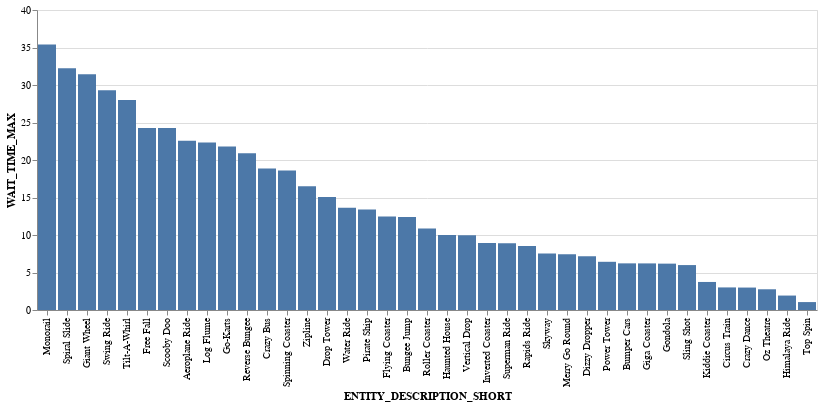

Notebook code cell kept with this figure:
### Code cell
import altair as alt

alt.Chart(to_plot).mark_bar().encode(
x=alt.X('ENTITY_DESCRIPTION_SHORT', sort=None),
y='WAIT_TIME_MAX',
)

### Figure 1 — Vega-Lite specification as saved in the notebook (floating-point values rounded to 4 significant figures)
{"config": {"view": {"continuousWidth": 400, "continuousHeight": 300}}, "data": {"name": "data-422c381bf6ed1080200bde41e6236697"}, "mark": "bar", "encoding": {"x": {"field": "ENTITY_DESCRIPTION_SHORT", "sort": null, "type": "nominal"}, "y": {"field": "WAIT_TIME_MAX", "type": "quantitative"}}, "$schema": "https://vega.github.io/schema/vega-lite/v4.17.0.json", "datasets": {"data-422c381bf6ed1080200bde41e6236697": [{"ENTITY_DESCRIPTION_SHORT": "Monorail", "WAIT_TIME_MAX": 35.39}, {"ENTITY_DESCRIPTION_SHORT": "Spiral Slide", "WAIT_TIME_MAX": 32.25}, {"ENTITY_DESCRIPTION_SHORT": "Giant Wheel", "WAIT_TIME_MAX": 31.42}, {"ENTITY_DESCRIPTION_SHORT": "Swing Ride", "WAIT_TIME_MAX": 29.31}, {"ENTITY_DESCRIPTION_SHORT": "Tilt-A-Whirl", "WAIT_TIME_MAX": 27.99}, {"ENTITY_DESCRIPTION_SHORT": "Free Fall", "WAIT_TIME_MAX": 24.28}, {"ENTITY_DESCRIPTION_SHORT": "Scooby Doo", "WAIT_TIME_MAX": 24.28}, {"ENTITY_DESCRIPTION_SHORT": "Aeroplane Ride", "WAIT_TIME_MAX": 22.56}, {"ENTITY_DESCRIPTION_SHORT": "Log Flume", "WAIT_TIME_MAX": 22.35}, {"ENTITY_DESCRIPTION_SHORT": "Go-Karts", "WAIT_TIME_MAX": 21.79}, {"ENTITY_DESCRIPTION_SHORT": "Reverse Bungee", "WAIT_TIME_MAX": 20.89}, {"ENTITY_DESCRIPTION_SHORT": "Crazy Bus", "WAIT_TIME_MAX": 18.88}, {"ENTITY_DESCRIPTION_SHORT": "Spinning Coaster", "WAIT_TIME_MAX": 18.59}, {"ENTITY_DESCRIPTION_SHORT": "Zipline", "WAIT_TIME_MAX": 16.49}, {"ENTITY_DESCRIPTION_SHORT": "Drop Tower", "WAIT_TIME_MAX": 15.06}, {"ENTITY_DESCRIPTION_SHORT": "Water Ride", "WAIT_TIME_MAX": 13.63}, {"ENTITY_DESCRIPTION_SHORT": "Pirate Ship", "WAIT_TIME_MAX": 13.38}, {"ENTITY_DESCRIPTION_SHORT": "Flying Coaster", "WAIT_TIME_MAX": 12.48}, {"ENTITY_DESCRIPTION_SHORT": "Bungee Jump", "WAIT_TIME_MAX": 12.39}, {"ENTITY_DESCRIPTION_SHORT": "Roller Coaster", "WAIT_TIME_MAX": 10.88}, {"ENTITY_DESCRIPTION_SHORT": "Haunted House", "WAIT_TIME_MAX": 9.997}, {"ENTITY_DESCRIPTION_SHORT": "Vertical Drop", "WAIT_TIME_MAX": 9.968}, {"ENTITY_DESCRIPTION_SHORT": "Inverted Coaster", "WAIT_TIME_MAX": 8.926}, {"ENTITY_DESCRIPTION_SHORT": "Superman Ride", "WAIT_TIME_MAX": 8.905}, {"ENTITY_DESCRIPTION_SHORT": "Rapids Ride", "WAIT_TIME_MAX": 8.538}, {"ENTITY_DESCRIPTION_SHORT": "Skyway", "WAIT_TIME_MAX": 7.522}, {"ENTITY_DESCRIPTION_SHORT": "Merry Go Round", "WAIT_TIME_MAX": 7.436}, {"ENTITY_DESCRIPTION_SHORT": "Dizzy Dropper", "WAIT_TIME_MAX": 7.167}, {"ENTITY_DESCRIPTION_SHORT": "Power Tower", "WAIT_TIME_MAX": 6.427}, {"ENTITY_DESCRIPTION_SHORT": "Bumper Cars", "WAIT_TIME_MAX": 6.219}, {"ENTITY_DESCRIPTION_SHORT": "Giga Coaster", "WAIT_TIME_MAX": 6.213}, {"ENTITY_DESCRIPTION_SHORT": "Gondola", "WAIT_TIME_MAX": 6.182}, {"ENTITY_DESCRIPTION_SHORT": "Sling Shot", "WAIT_TIME_MAX": 5.991}, {"ENTITY_DESCRIPTION_SHORT": "Kiddie Coaster", "WAIT_TIME_MAX": 3.738}, {"ENTITY_DESCRIPTION_SHORT": "Circus Train", "WAIT_TIME_MAX": 3.01}, {"ENTITY_DESCRIPTION_SHORT": "Crazy Dance", "WAIT_TIME_MAX": 2.992}, {"ENTITY_DESCRIPTION_SHORT": "Oz Theatre", "WAIT_TIME_MAX": 2.763}, {"ENTITY_DESCRIPTION_SHORT": "Himalaya Ride", "WAIT_TIME_MAX": 1.925}, {"ENTITY_DESCRIPTION_SHORT": "Top Spin", "WAIT_TIME_MAX": 1.056}]}}
